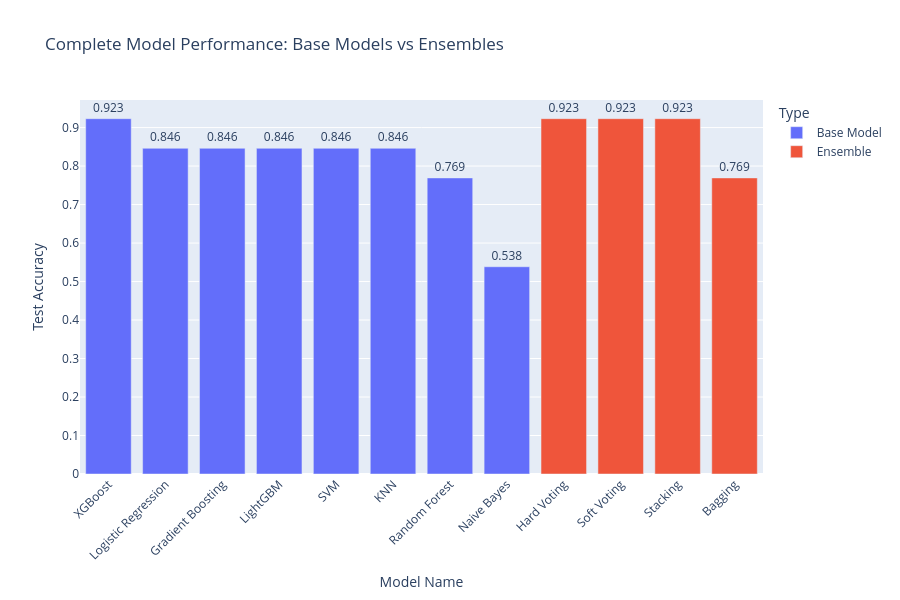

The notebook cell saved with this chart:
### Markdown cell above
## 12. Compare All Models

### Code cell
# Add ensemble results to comparison
ensemble_results = pd.DataFrame([
    {
        'Model': 'Hard Voting',
        'Type': 'Ensemble',
        'Test Accuracy': acc_voting_hard,
        'F1-Score': f1_voting_hard
    },
    {
        'Model': 'Soft Voting',
        'Type': 'Ensemble',
        'Test Accuracy': acc_voting_soft,
        'F1-Score': f1_voting_soft
    },
    {
        'Model': 'Bagging',
        'Type': 'Ensemble',
        'Test Accuracy': acc_bagging,
        'F1-Score': f1_bagging
    },
    {
        'Model': 'Stacking',
        'Type': 'Ensemble',
        'Test Accuracy': acc_stacking,
        'F1-Score': f1_stacking
    }
])

# Combine with base models
base_results = performance_df[['Model', 'Test Accuracy', 'F1-Score']].copy()
base_results['Type'] = 'Base Model'

all_results = pd.concat([base_results, ensemble_results], ignore_index=True)
all_results = all_results.sort_values('Test Accuracy', ascending=False)

print(" Complete Model Performance Comparison:")
print("=" * 80)
print(all_results.to_string(index=False))

# Save
all_results.to_csv(OUTPUTS_DIR / 'all_model_performance.csv', index=False)
print(f"\n Saved to {OUTPUTS_DIR / 'all_model_performance.csv'}")

# Visualize
fig = px.bar(
    all_results,
    x='Model',
    y='Test Accuracy',
    color='Type',
    title='Complete Model Performance: Base Models vs Ensembles',
    labels={'Test Accuracy': 'Test Accuracy', 'Model': 'Model Name'},
    text='Test Accuracy'
)

fig.update_traces(texttemplate='%{text:.3f}', textposition='outside')
fig.update_layout(height=600, xaxis_tickangle=-45)

fig.write_html(VIZ_DIR / 'all_models_comparison.html')
fig.show()

# Find best model
best_model = all_results.iloc[0]
print(f"\n Best Model: {best_model['Model']}")
print(f"  Type: {best_model['Type']}")
print(f"  Test Accuracy: {best_model['Test Accuracy']:.4f}")
print(f"  F1-Score: {best_model['F1-Score']:.4f}")

if best_model['Test Accuracy'] >= 0.889:
    print(f"   EXCELLENT - Exceeds target (88.9%)")
elif best_model['Test Accuracy'] >= 0.85:
    print(f"   GOOD - Meets industry benchmark (85-90%)")
else:
    print(f"   NEEDS IMPROVEMENT")

### Figure 1 — Plotly figure (JSON) as saved in the notebook; plotly's stock layout.template omitted (floating-point values rounded to 4 significant figures)
{"data": [{"alignmentgroup": "True", "hovertemplate": "Type=Base Model<br>Model Name=%{x}<br>Test Accuracy=%{text}<extra></extra>", "legendgroup": "Base Model", "marker": {"color": "#636efa", "pattern": {"shape": ""}}, "name": "Base Model", "offsetgroup": "Base Model", "orientation": "v", "showlegend": true, "text": [0.9231, 0.8462, 0.8462, 0.8462, 0.8462, 0.8462, 0.7692, 0.5385], "textposition": "outside", "texttemplate": "%{text:.3f}", "type": "bar", "x": ["XGBoost", "Logistic Regression", "Gradient Boosting", "LightGBM", "SVM", "KNN", "Random Forest", "Naive Bayes"], "xaxis": "x", "y": [0.9231, 0.8462, 0.8462, 0.8462, 0.8462, 0.8462, 0.7692, 0.5385], "yaxis": "y"}, {"alignmentgroup": "True", "hovertemplate": "Type=Ensemble<br>Model Name=%{x}<br>Test Accuracy=%{text}<extra></extra>", "legendgroup": "Ensemble", "marker": {"color": "#EF553B", "pattern": {"shape": ""}}, "name": "Ensemble", "offsetgroup": "Ensemble", "orientation": "v", "showlegend": true, "text": [0.9231, 0.9231, 0.9231, 0.7692], "textposition": "outside", "texttemplate": "%{text:.3f}", "type": "bar", "x": ["Hard Voting", "Soft Voting", "Stacking", "Bagging"], "xaxis": "x", "y": [0.9231, 0.9231, 0.9231, 0.7692], "yaxis": "y"}], "layout": {"barmode": "relative", "height": 600, "legend": {"title": {"text": "Type"}, "tracegroupgap": 0}, "title": {"text": "Complete Model Performance: Base Models vs Ensembles"}, "xaxis": {"anchor": "y", "domain": [0, 1], "tickangle": -45, "title": {"text": "Model Name"}}, "yaxis": {"anchor": "x", "domain": [0, 1], "title": {"text": "Test Accuracy"}}}}
